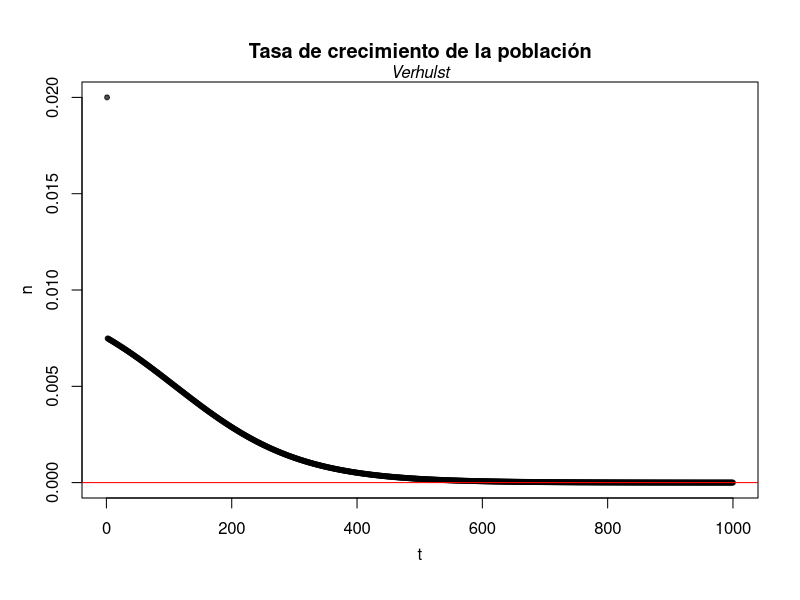
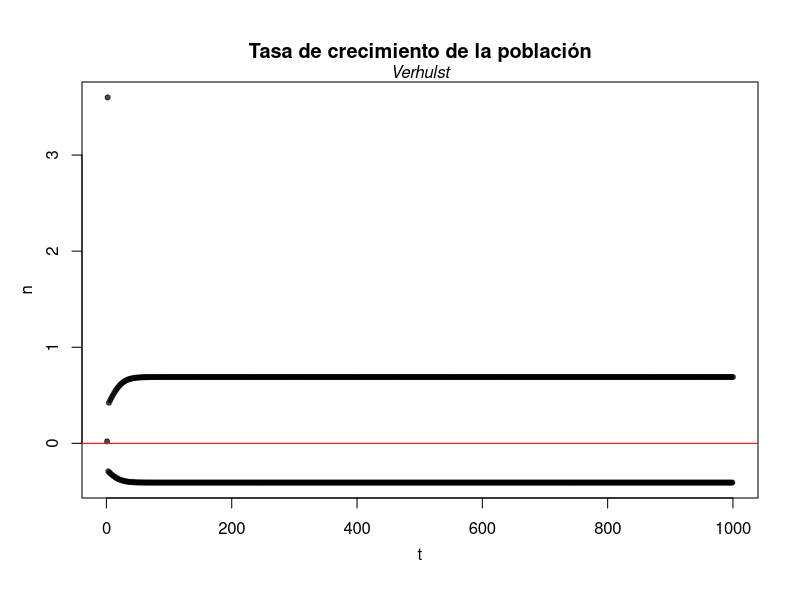
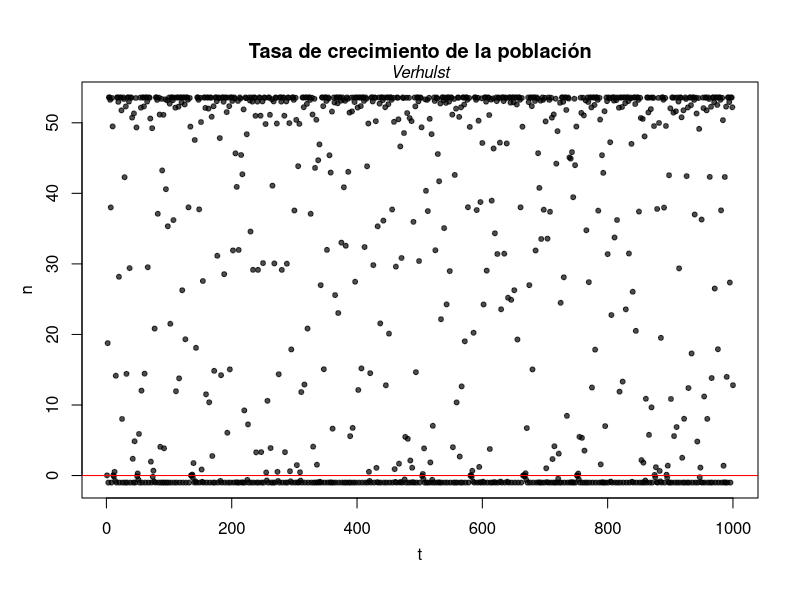
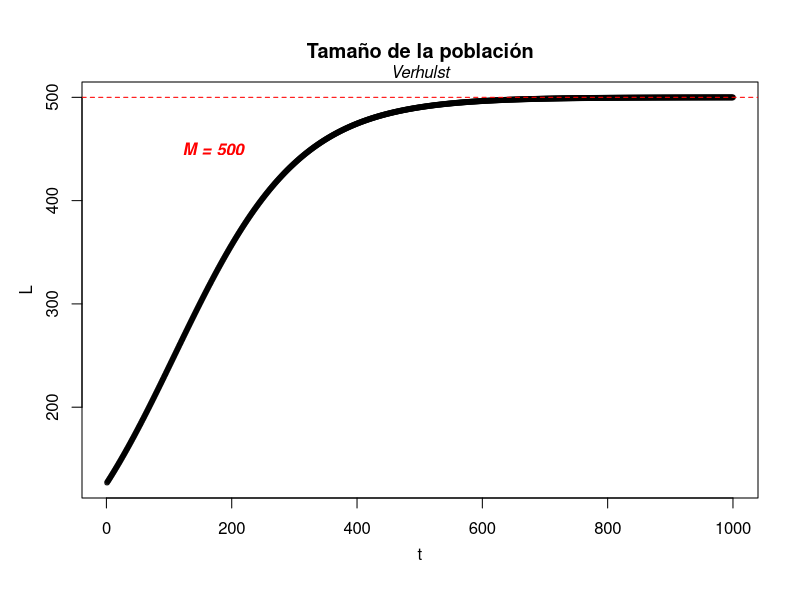
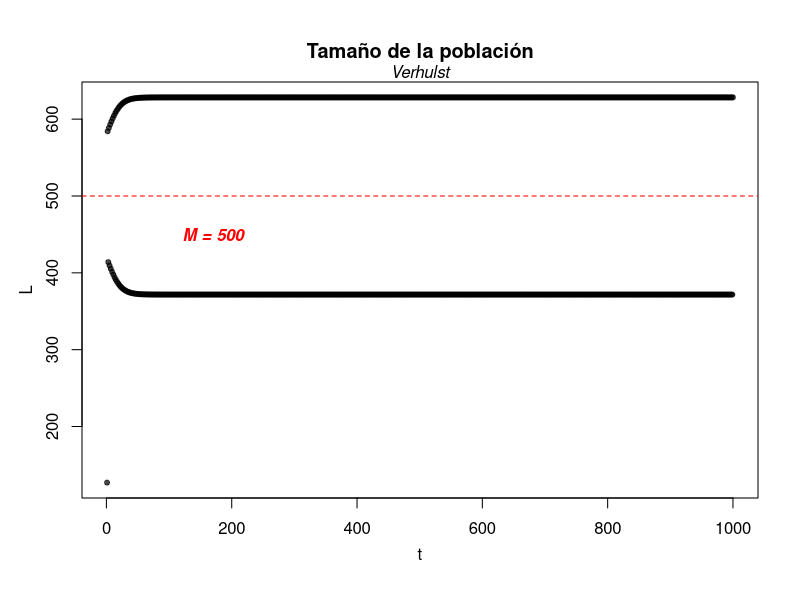
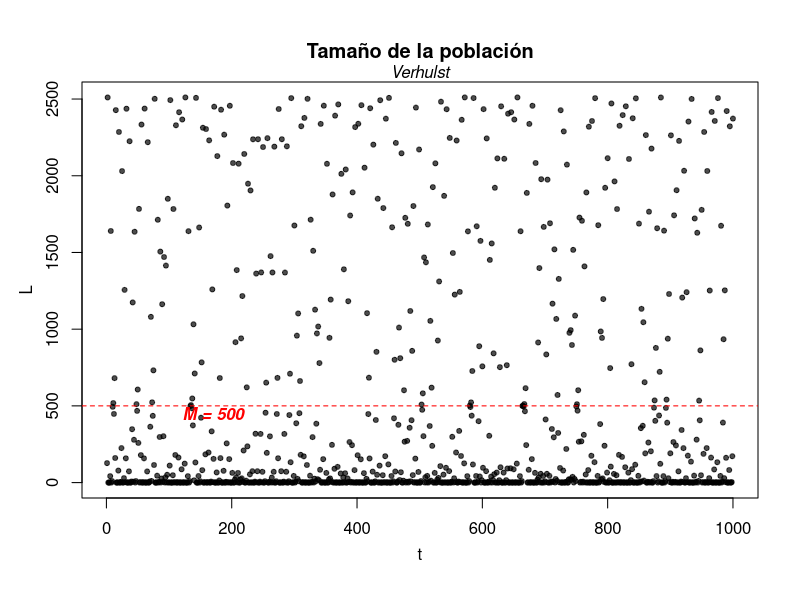
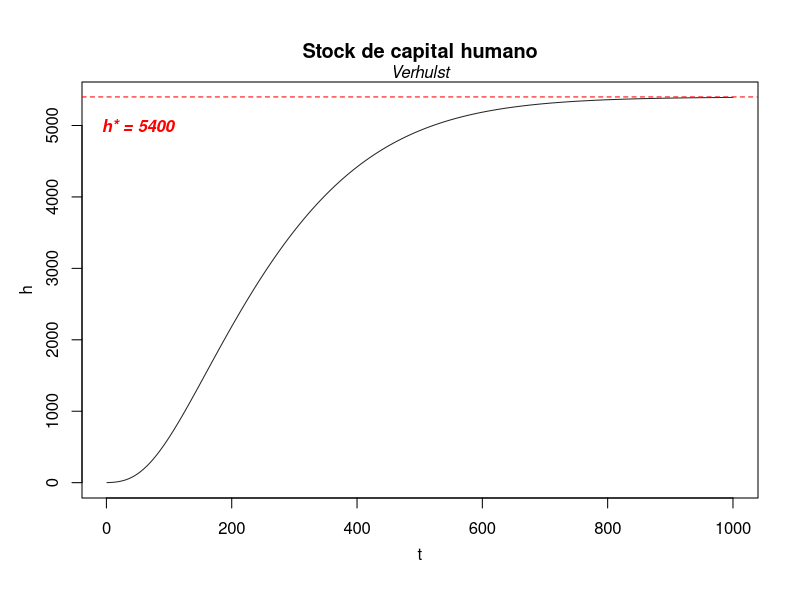
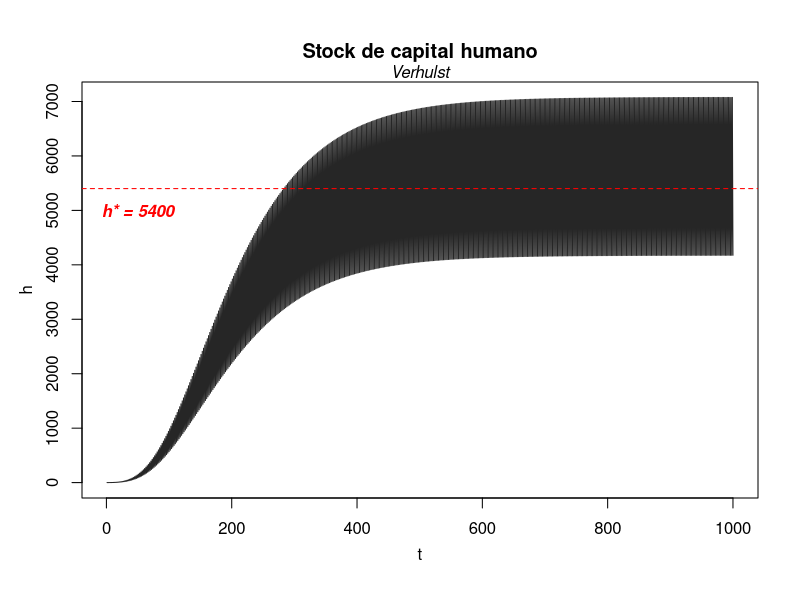

These figures' R source, in order:
## ---- chunk 1
{
  library(tidyverse)
}
## ---- chunk 2
# Parametros de ahorro
s_k = 0.25 # tasa de ahorro del capital fisico
s_h = 0.3 # tasa de ahorro del capital humano
# Parametros de eficiencia
delta = 0.05 # tasa de depreciacion
alpha = 0.40 # parametro de eficiencia de escala del capital fisico
beta = 0.4 # parametro de eficiencia de escala del capital humano
## ---- chunk 3
M = 500
## ---- chunk 4
R <- seq(0.01,4,length=50) #R <- seq(0.01,3.5,length=50)
## ---- chunk 5
times = 1000
## ---- chunk 6
{
sensi = length(R) 

data.L <- matrix(0, nrow = sensi, ncol = times)
data.L[,1] = rdunif(1,a = 1, b = 150) #tamaño inicial de la poblacion 

data.n <- matrix(0, nrow = sensi, ncol = times)
data.n[,1] = 0.02 # crecimiento de la poblacion inicial (se podría poner 
                  # una tasa de crecimiento aleatoria: runif(1,0.01,0.04))

data.k <- matrix(0, nrow = sensi, ncol = times)
data.k[,1] = 1

data.h <- matrix(0, nrow = sensi, ncol = times)
data.h[,1] = 1

data.y <- matrix(0, nrow = sensi, ncol = times)
data.y[,1] = 1
}
## ---- chunk 7
for (i in 1:sensi) {
  for (t in 2:times) {
  
    r= R[i] # en cada loop r toma un valor diferente del vector R
    data.L[i,t] <- data.L[i,t-1]*exp(r*(1-(data.L[i,t-1]/M))) #Verhulst (1838)
    
    data.n[i, t] <- (data.L[i, t] / data.L[i, t - 1]) - 1 
    data.k[i, t] <- (s_k * data.y[i, t - 1] + (1 - delta) * data.k[i, t - 1]) / 
      (data.L[i, t] / data.L[i, t - 1]) #evolucion de k
    data.h[i, t] <- (s_h * data.y[i, t - 1] + (1 - delta) * data.h[i, t - 1]) /
      (data.L[i, t] / data.L[i, t - 1]) #evolucion de h
    data.y[i, t] <- data.k[i, t] ^ alpha * data.h[i, t] ^ beta
}}
## ---- chunk 8
(k.star = ((s_k^(1-beta)*s_h^(beta))/(delta))^(1/(1-alpha-beta)))
## ---- chunk 9
(h.star = ((s_h^(1-alpha)*s_k^(alpha))/(delta))^(1/(1-alpha-beta)))
## ---- chunk 10
for (i in c(1,26,50)) {
plot(data.n[i,],type = "p", pch = 20, xlab = "", ylab = "",
     col=alpha("black", 0.7))
  title("Tasa de crecimiento de la población", line = 1.2, cex.main = 1.2)
  title(xlab="t", line=2.3, cex.lab=1) # xlab
  title(ylab="n", line=2.3, cex.lab=1) # ylab
  mtext("Verhulst", side = 3, font = 3) # sub
  abline(h=0, lwd= 1, col= "red", lty = 1) # linea roja
  }
## ---- chunk 11
for (i in c(1,26,50)) {  
plot(data.L[i,], type = "p", pch = 20, xlab = "", ylab = "", col=alpha("black", 0.7))
  title("Tamaño de la población", line = 1.2, cex.main = 1.2) #titulo
  title(xlab="t", line=2.3, cex.lab=1) # xlab
  title(ylab="L", line=2.3, cex.lab=1) # ylab
  mtext("Verhulst", side = 3, font = 3) # sub
  abline(h = M, col="red",lwd=1, lty = 2) # linea roja
  text(170, 450, "M = 500", font =4, cex.main =2, col= "red")
  }
## ---- chunk 12
for (i in c(1,26,50)) {  
plot(data.h[i,], type = "l", pch = 20,xlab = "", ylab = "", col=alpha("black", 0.85))
  title("Stock de capital humano", line = 1.2) #title
  title(xlab="t", line=2.3, cex.lab=1) # xlab
  title(ylab="h", line=2.3, cex.lab=1) # ylab
  mtext("Verhulst", side = 3, font = 3) #sub
  abline(h = h.star, col="red",lwd=1, lty = 2) # linea roja
  text(50, 5000, "h* = 5400", font =4, cex.main =2, col= "red")
}
## ---- chunk 13
for (i in c(1,26,50)) {  
plot(data.k[i,], type = "l", xlab = "", ylab = "", col=alpha("black", 0.85))
  title("Stock de capital físico", line = 1.2)
  title(xlab="t", line=2.3, cex.lab=1) # xlab
  title(ylab="k", line=2.3, cex.lab=1) # ylab
  mtext("Verhulst", side = 3, font = 3)
  abline(h = k.star, col="red",lwd=1, lty =2)
  text(50, 4100, "k* = 4500", font =4, cex.main =2, col= "red")
}
## ---- chunk 14
M <- 500
A <- seq(0.01,20, length= 60)
## ---- chunk 15
{
times = 1000
sensi = length(A)

data.L <- matrix(0, nrow = sensi, ncol = times)
data.L[,1] = rdunif(1,a = 1, b = 150) 

data.n <- matrix(0, nrow = sensi, ncol = times)
data.n[,1] = 0.02 

data.k <- matrix(0, nrow = sensi, ncol = times)
data.k[,1] = 1

data.h <- matrix(0, nrow = sensi, ncol = times)
data.h[,1] = 1

data.y <- matrix(0, nrow = sensi, ncol = times)
data.y[,1] = 1
}
for (i in 1:sensi) {
  for (t in 2:times) {
  
    a = A[i]
    b = log(a) / M # en cada loop cambia tanto el valor de a como de b
    data.L[i, t] <- a * data.L[i, t - 1] * exp(-b * data.L[i, t - 1])
  
    data.n[i, t] <- (data.L[i, t] / data.L[i, t - 1]) - 1 
    data.k[i, t] <- (s_k * data.y[i, t - 1] + (1 - delta) * data.k[i, t - 1]) /
      (data.L[i, t] / data.L[i, t - 1]) #evolucion de k
    data.h[i, t] <- (s_h * data.y[i, t - 1] + (1 - delta) * data.h[i, t - 1]) /
      (data.L[i, t] / data.L[i, t - 1]) #evolucion de h
    data.y[i, t] <- data.k[i, t] ^ alpha * data.h[i, t] ^ beta
  }}
## ---- chunk 16
(k.star = ((s_k^(1-beta)*s_h^(beta))/(delta))^(1/(1-alpha-beta)))
## ---- chunk 17
(h.star = ((s_h^(1-alpha)*s_k^(alpha))/(delta))^(1/(1-alpha-beta)))
## ---- chunk 18
for (i in c(3,4,60)) {
plot(data.n[i,],  type = "p", pch = 20, xlab = "", ylab = "",
     col=alpha("black", 0.7))
  title("Tasa de crecimiento de la población", line = 1.2, cex.main = 1.2)
  title(xlab="t", line=2.3, cex.lab=1) # xlab
  title(ylab="n", line=2.3, cex.lab=1) # ylab
  mtext("Ricker", side = 3, font = 3) # sub
  abline(h=0, lwd= 1, col= "red", lty = 1) # linea roja
  }
## ---- chunk 19
for (i in c(3,4,60)) {  
  plot(data.L[i,],type = "p", pch = 20, xlab = "", ylab = "",
       col=alpha("black", 0.7))
  title("Tamaño de la población", line = 1.2, cex.main = 1.2) #titulo
  title(xlab="t", line=2.3, cex.lab=1) # xlab
  title(ylab="L", line=2.3, cex.lab=1) # ylab
  mtext("Ricker", side = 3, font = 3) # sub
  abline(h = M, col="red",lwd=1, lty = 2) # linea roja
  text(900, 450, "M = 500", font =4, cex.main =2, col= "red")
}
## ---- chunk 20
for (i in c(3,4,60)) {  
  plot(data.h[i,], type = "l", pch = 20, xlab = "", ylab = "",
       col=alpha("black", 0.85))
  title("Stock de capital humano", line = 1.2) # title
  title(xlab="t", line=2.3, cex.lab=1) # xlab
  title(ylab="h", line=2.3, cex.lab=1) # ylab
  mtext("Ricker", side = 3, font = 3) # sub
  abline(h = h.star, col="red",lwd=1, lty = 2) # linea roja
  text(50, 5000, "h* = 5400", font =4, cex.main =2, col= "red")
}
## ---- chunk 21
for (i in c(3,4,60)) {  
plot(data.k[i,],type = "l", xlab = "", ylab = "", col=alpha("black", 0.85))
  title("Stock de capital físico", line = 1.2)
  title(xlab="t", line=2.3, cex.lab=1) # xlab
  title(ylab="k", line=2.3, cex.lab=1) # ylab
  mtext("Ricker", side = 3, font = 3)
  abline(h = k.star, col="red",lwd=1, lty =2)
  text(50, 4100, "k* = 4500", font =4, cex.main =2, col= "red")
}
## ---- chunk 22
n <- 1
R <- seq(2.5,4,length=2000)     # valores del parámetro de interés (renombramos "a" como "R")
f <- expression(a*x*(1-x))      # función a analizar
data <- matrix(0,200,2001)      # matriz de ceros, con nrow=200 y ncol=2001

set.seed(1234)

for(a in R) {
  x <- runif(1)                 # condición inicial
  ## convergencia al atractor (aplico la logística 200 veces para llegar al atractor)
  
  for (i in 1:200) {
    x <- eval(f)                # le aplico la logística
  }
  # guardamos los puntos (simulamos 200 períodos más)
  for (i in 1:200) {
    x <- eval(f)
    data[i, n] <- x              # guardo en cada momento n
  }
  n <- n + 1                      # paso al período siguiente
}

data <- data[,1:2000]           # elimino el valor inicial
plot(R,data[1,], pch=".", xlab="", ylab="x",ylim=c(0,1))
title(xlab = "r", line=2.3, cex.lab=1)
abline(v = 0.01,col="red",lwd=1, lty =2)
abline(v = 2.07551,col="red",lwd=1, lty =2)
abline(v = 3.5,col="red",lwd=1, lty =2)
for(i in 100:200) points(R,data[i,],pch=".")
